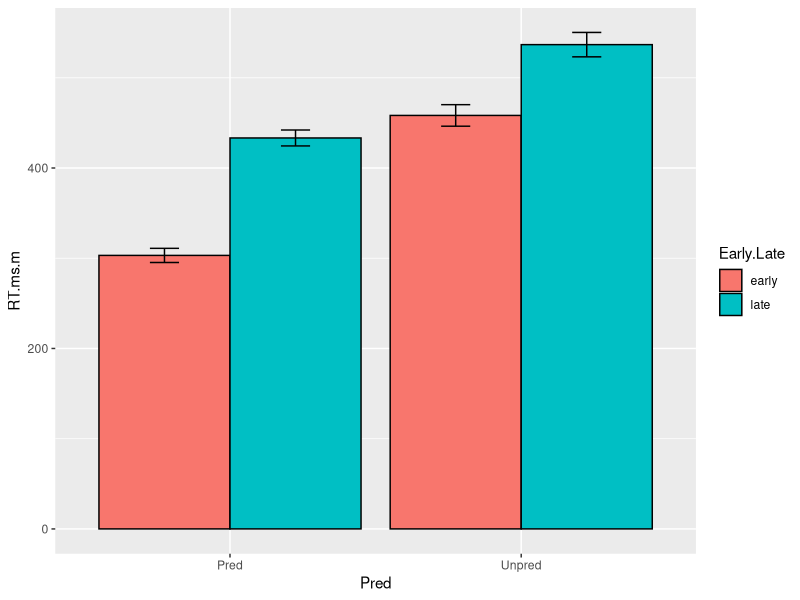
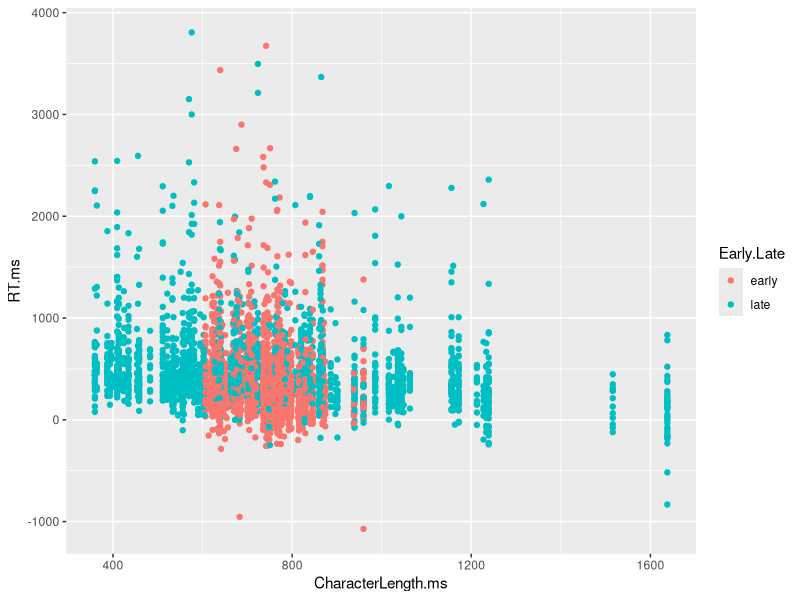

The R source for these figures, in order:
data<-read.csv("exp2_adults.csv",header=T)
head(data)
summary(data)
library(doBy)
# Pred = Predictablity (between subjects): whether the question is predictable or not (i.e., there is only one animal or two animals hiding behind characters)
# early.late = whether the information that allows participants to prepare their response is provided early or late in the question.
# Right.Wrong = whether the question requires yes or no as an answer
# Length = whether the character name is long or short
# CharacterLength = the actual length of the last word (whether character name or the parrot/the tiger)

# remove inconsistencies in coding of Response
summary(data$Response)
data$Response[data$Response=="n "]<-"n"
summary(data$Response)
data$Response[data$Response=="y "]<-"y"
summary(data$Response)
data$Response[data$Response=="Y"]<-"y"
summary(data$Response)
data$Response<-factor(data$Response, levels=c("n","y"))
summary(data$Response)

#plot response against Right.Wrong
table(data$Response,data$Right.Wrong)

#remove incorrect responses
data$Correct<-"Correct"
data$Correct[data$Response=="y"&data$Right.Wrong=="wrong"|data$Response=="n"&data$Right.Wrong=="right"]<-"Incorrect"
summary(as.factor(data$Correct))
data<-data[data$Correct=="Correct",]# removed 32 data points

#means
bySubj<-summaryBy(RT.ms~Participant+Pred+Early.Late+Right.Wrong+Length,FUN=mean,keep.names=T,data=data)
summaryBy(RT.ms~+Pred+Early.Late,FUN=mean,keep.names=T,data=data)
# Pred Early.Late    RT.ms
# 1   Pred      early 303.1491
# 2   Pred       late 433.3194
# 3 Unpred      early 458.2910
# 4 Unpred       late 536.7646

#plot
library(ggplot2)
se.bar<-function(x, ...){
  sd(x, ...)/sqrt(length(x))
}

sumtot <- function(x, ...){
  c(m=mean(x, ...), se=se.bar(x, ...))
}

#main plot: Predictability by Early.Late
collapsed<-summaryBy(RT.ms~+Pred+Early.Late,FUN=sumtot,data=data)
library(ggplot2)
main<-ggplot(collapsed,aes(Pred,RT.ms.m,fill=Early.Late)) + geom_bar(stat="identity", position="dodge",colour="black")+geom_errorbar(aes(ymax = RT.ms.m + RT.ms.se, ymin=RT.ms.m - RT.ms.se), position=position_dodge(width=0.9), width=0.2) 
plot(main)

#correlation between Length and RT
corr<-ggplot(data,aes(CharacterLength.ms,RT.ms,col=Early.Late)) + geom_point()
plot(corr)

# stats
library(lme4)
# remove any value above 2 seconds
data<-data[data$RT.ms<=2000,]
data$P<-ifelse(data$Pred=="Pred",.5,-.5)
data$PC<-scale(data$P,T,F)
data$EL<-ifelse(data$Early.Late=="early",.5,-.5)
data$ELC<-scale(data$EL,T,F)
data$RW<-ifelse(data$Right.Wrong=="right",.5,-.5)
data$RWC<-scale(data$RW,T,F)
data$LC<-ifelse(data$Length=="Long",.5,-.5)
data$LCC<-scale(data$LC,T,F)
data$LLW<-scale(data$CharacterLength.ms,T,T)
m0<-lmer(RT.ms~1+LCC+RWC+PC*ELC+(1+ELC||Subject)+(1|SoundFile),data=data)
summary(m0)
m1<-lmer(RT.ms~1+LLW+LCC+RWC+PC*ELC+(1+ELC||Subject)+(1|SoundFile),data=data)
summary(m1)

#P == Pred
data$P<-ifelse(data$Pred=="Pred",0,1)
# now the main effect of ELC refer to the effect of Early.Late when the question is predictable (because Pred is the reference level)
m1.pred<-lmer(RT.ms~1+LLW+LCC+RWC+P*ELC+(1+ELC||Subject)+(1|SoundFile),data=data)
summary(m1.pred)
#P == Unpred
data$P<-ifelse(data$Pred=="Pred",1,0)
# now the main effect of ELC refer to the effect of Early.Late when the question is unpredictable (because Unpred is the reference level)
m1.unpred<-lmer(RT.ms~1+LLW+LCC+RWC+P*ELC+(1+ELC||Subject)+(1|SoundFile),data=data)
summary(m1.unpred)

# now try adding an interaction between length of teh last word and early.late
data$P<-ifelse(data$Pred=="Pred",.5,-.5)
data$PC<-scale(data$P,T,F)
m3<-lmer(RT.ms~1+LLW*ELC+LCC+RWC+PC+ELC:PC+(1+ELC||Subject)+(1|SoundFile),data=data)
summary(m3)

#try adding Qduration as covariate
data$QD<-scale(data$QuLength.ms,T,T)
m4<-lmer(RT.ms~1+LLW+LCC+QD+RWC+PC*ELC+(1+ELC||Subject)+(1|SoundFile),data=data)
summary(m4)
